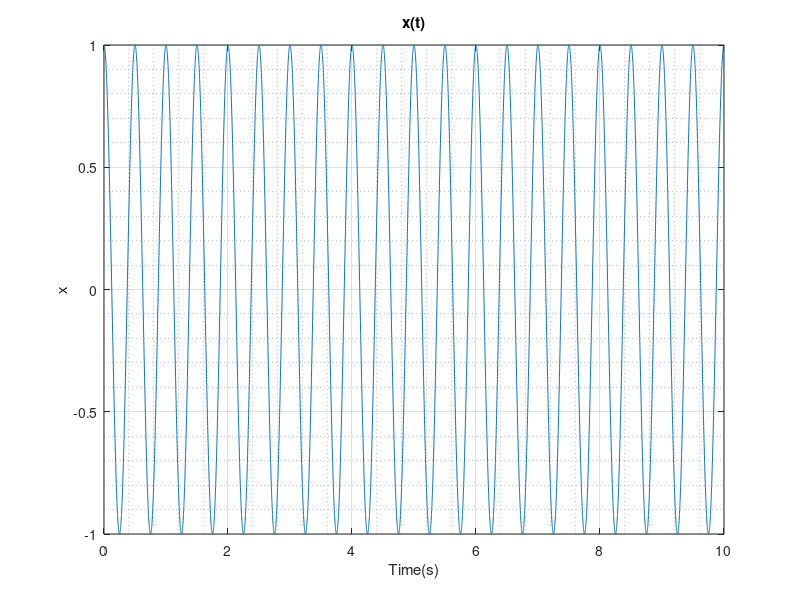

This figure's MATLAB source: (Note: this script raises an error after producing the figure.)
% communication systems, Armin Panjehpour - 98101288
% questions are all in this file and they`re seperated in sections
clear; clc; close all;

%% question 1 - multi-path channels
clear; clc; close all;

%%%%%%%%%%%%%%%%%%%%%%%%%%%%%%%%%%%%%% part 1.1
fs = 1000; % sample rate
t = 0:1/fs:10; % time vector
f0 = 2; % in Hz, x(t) frequency



x = cos(2*pi*f0.*t);

figure;
plot(t,x);
xlabel('Time(s)');
ylabel('x');
title('x(t)');
grid on;
grid minor;


%%%%%%%%%%%%%%%%%%%%%%%%%%%%%%%%%%%%%% part 1.2
% multi-path channel 

% ai are the impulses coeffiecients which follow a guassian distribution

mu = 0;
sigma = 0.5;
Tm = 0.01;
n = [1 10]; % length of a
a = normrnd(mu,sigma,n); % coeffiecients of impulses
tau = unifrnd(0,Tm,n); % shiftings of impulses


% frequency domain of the channel
syms f;
syms HcF(f);
HcF(f) = sum(a.*exp(-1i*2*pi*f.*tau)); 
figure;
fplot(abs(HcF),[-1000 1000]); % magnitude(frequency domain of the channel)
grid on;
grid minor;
title('magnitude(Hc(f))');
xlabel('f(Hz)');
legend('Tm = 0.01')

figure;
fplot(angle(HcF),[-1000 1000]); % phase(frequency domain of the channel)
grid on;
grid minor;
title('phase(Hc(f))');
xlabel('f(Hz)');
legend('Tm = 0.01')

%%%%%%%%%%%%%%%%%%%%%%%%%%%%%%%%%%%%%% part 1.4
tau = (1/fs).*randi([0 floor(Tm*fs)],n); % samples
HcSampled(f) = sum(a.*exp(-1i*2*pi*f.*tau)); % frequency domain of the channel

N = 5000;

t = 0:1/fs:100-1/fs; % time vector
output = zeros(1,length(t));
for i =1:(length(t))/N
    tprime = ((i-1)*N+1)/fs:1/fs:((i)*N)/fs;
    a = normrnd(mu,sigma,n); % coeffiecients of impulses
    tau = (1/fs).*randi([0 floor(Tm*fs)],n); % samples
    for j=1:max(n)
        output(int64(tprime*fs)) = output(int64(tprime*fs)) + a(j).*cos(2*pi*f0.*((tprime-1/fs)-tau(j)));
    end
end

figure;
plot(t,output)
title('output signal')
xlabel('t');
legend('N = 5000');
grid on;
grid minor;

%% question 2 - signal reconstruction in multipath channels
% m-tapped-delay line equalizer
clc; clear; close all;
%%%%%%%%%%%%%%%%%%%%%%%%%%%%%% part 2.3
fs = 1000; % sample rate
t = 0:1/fs:10; % time vector
f0 = 2; % in Hz, x(t) frequency
x = cos(2*pi*f0.*t).*(stepfun(t,0)-stepfun(t,2));

figure;
plot(t,x);
grid on;
grid minor;
title('input signal')
xlabel('Time(s)')

%%%%%%%%%%%%%%%%%%%%%%%%%%%%%% part 2.4
syms f;
syms HcF(f);
HcF(f) = exp(-1i*10*pi*f) + 0.4*exp(-1i*10.02*pi*f); 
figure;
fplot(abs(HcF),[-100 100]); % magnitude(frequency domain of the channel)
grid on;
grid minor;
title('magnitude(Hc(f))');
xlabel('f(Hz)');


figure;
fplot(angle(HcF),[-1 1]); % phase(frequency domain of the channel)
grid on;
grid minor;
title('phase(Hc(f))');
xlabel('f(Hz)');


%%%%%%%%%%%%%%%%%%%%%%%%%%%%%% part 2.5 
y = cos(2*pi*f0.*(t-5)).*(stepfun(t,5)-stepfun(t,7))+...
    0.4*cos(2*pi*f0.*(t-5.01)).*(stepfun(t,5.01)-stepfun(t,7.01));

figure;
subplot(1,2,1);
plot(t,x);
grid on;
grid minor;
title('input signal');
xlabel('Time(t)');

subplot(1,2,2);
plot(t,y);
grid on;
grid minor;
title('output signal');
xlabel('Time(t)');

%%%%%%%%%%%%%%%%%%%%%%%%%%%%%% part 2.6 and 2.7
a = [1 0.4];

k = a(1);
k2 = a(2)/k;

mu = 0;
sigma = 0.5;
Tm = 0.01;
n = [1 10]; % length of a
tau = [5 5.01];

t0 = tau(1);
t2 = tau(2) - t0;
Heq = 1./(1+k2*exp(-1i*2*pi*f*t2)); % fourier transform of Heq

% taylor series of Heq - Ci and Ti s
syms HeqTaylor(f)
HeqTaylor = 1;
m = 10;
C = zeros(1,m+1);
T = zeros(1,m);
C(1) = 1;

for i=1:m
    HeqTaylor = HeqTaylor + (-1)^i*(k2*exp(-1i*2*pi*f*t2))^i;
    C(i+1) = ((-1)^i)*((k2)^i);
    T(i) = t2*i;
end



% outputs
yprime = cos(2*pi*f0.*(t-t0)).*(stepfun(t,t0)-stepfun(t,2+t0));% output of the ideal channel

xm = y; % reconstructed signal
RMSerror = zeros(1,10); % RMS empty vector
for i=1:m
    xm = xm + C(i+1).*(cos(2*pi*f0.*(t-5-T(i))).*(stepfun(t,5+T(i))-stepfun(t,7+T(i)))+...
    0.4*cos(2*pi*f0.*(t-5.01-T(i))).*(stepfun(t,5.01+T(i))-stepfun(t,7.01+T(i))));
    RMSerror(i) = sum(abs(yprime-xm).^2); % RMS calculation
end

figure;
plot(xm) % output of the m-tapped
title('output of the m-tapped xm')
grid on;
grid minor;

% RMS
figure;
plot(RMSerror)
title('RMS')
xlabel('m')
ylabel('error')
grid on;
grid minor;

figure;
semilogy(1:10,RMSerror);
title('Logarithmic-Yaxis RMS')
xlabel('m')
ylabel('error')
grid on;
grid minor;

figure; 
subplot(2,2,1);
plot(t,x);
grid on;
grid minor;
title('x(t)','Interpreter','latex')
xlabel('Time(s)')

subplot(2,2,2);
plot(t,y);
grid on;
grid minor;
title('y(t)','Interpreter','latex')
xlabel('Time(s)')


subplot(2,2,3);
plot(t,yprime);
grid on;
grid minor;
title('$\hat{y}(t)$','Interpreter','latex')
xlabel('Time(s)')


subplot(2,2,4);
plot(t,xm);
grid on;
grid minor;
title('$\tilde{x}(t)$','Interpreter','latex')
xlabel('Time(s)')
legend('m=10')
